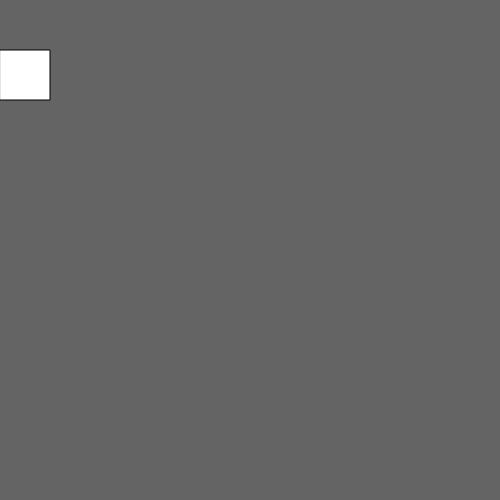
Frame 1 (no input)
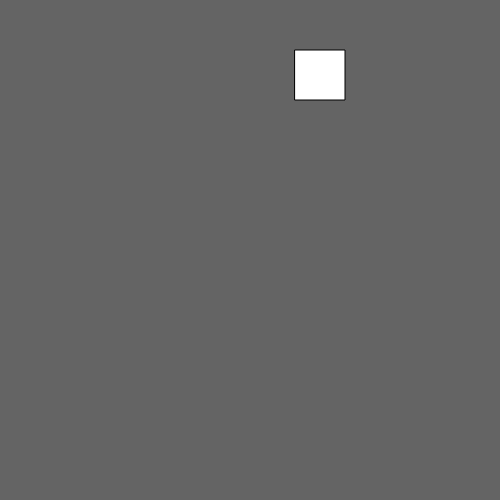
Frame 60 (no input)
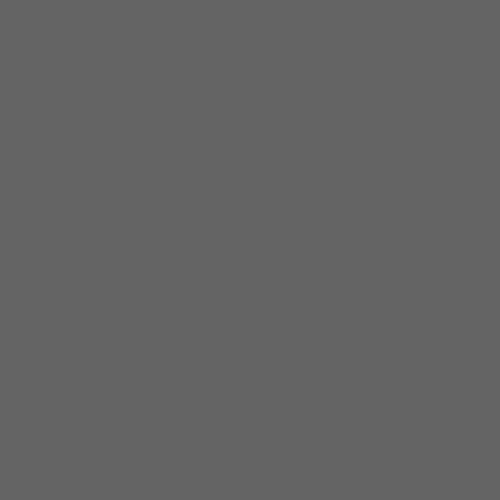
Frame 120 (the mouse pressed at the canvas centre since frame 60)

The p5.js sketch that drew these frames (run headless with seeded random() and noise() and a simulated clock; from frame 60 on, the mouse is pressed at the canvas centre):

// p5.js sketch
// ── sketch.js
let x = 0 ;

function setup() {
  createCanvas(500, 500);
}

function draw() {
  background(100);
  rect(x,50,50,50);
  x += 5;

  if (x > width) {
    x = -200;
  }
}
